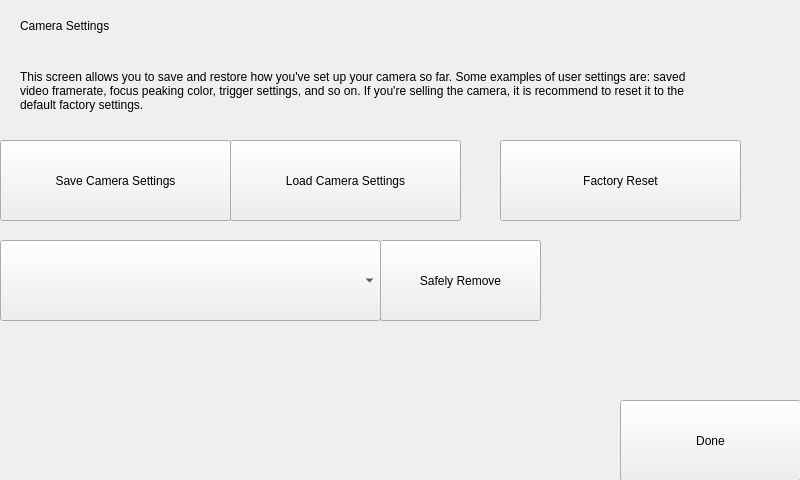
<?xml version="1.0" encoding="UTF-8"?>
<ui version="4.0">
 <class>Form</class>
 <widget class="QWidget" name="Form">
  <property name="geometry">
   <rect>
    <x>0</x>
    <y>0</y>
    <width>800</width>
    <height>480</height>
   </rect>
  </property>
  <property name="windowTitle">
   <string notr="true">User Settings</string>
  </property>
  <widget class="Backdrop" name="backdrop">
   <property name="geometry">
    <rect>
     <x>0</x>
     <y>0</y>
     <width>801</width>
     <height>481</height>
    </rect>
   </property>
  </widget>
  <widget class="HeaderLabel" name="headerlabel">
   <property name="geometry">
    <rect>
     <x>20</x>
     <y>10</y>
     <width>241</width>
     <height>31</height>
    </rect>
   </property>
   <property name="text">
    <string>Camera Settings</string>
   </property>
  </widget>
  <widget class="Label" name="label">
   <property name="geometry">
    <rect>
     <x>20</x>
     <y>50</y>
     <width>671</width>
     <height>81</height>
    </rect>
   </property>
   <property name="text">
    <string>This screen allows you to save and restore how you've set up your camera so far. Some examples of user settings are: saved video framerate, focus peaking color, trigger settings, and so on. If you're selling the camera, it is recommend to reset it to the default factory settings.</string>
   </property>
   <property name="wordWrap">
    <bool>true</bool>
   </property>
  </widget>
  <widget class="Button" name="uiSaveSettings">
   <property name="geometry">
    <rect>
     <x>0</x>
     <y>140</y>
     <width>231</width>
     <height>81</height>
    </rect>
   </property>
   <property name="text">
    <string>Save Camera Settings</string>
   </property>
   <property name="clickMarginRight" stdset="0">
    <enum>Button::half</enum>
   </property>
  </widget>
  <widget class="Button" name="uiLoadSettings">
   <property name="geometry">
    <rect>
     <x>230</x>
     <y>140</y>
     <width>231</width>
     <height>81</height>
    </rect>
   </property>
   <property name="text">
    <string>Load Camera Settings</string>
   </property>
   <property name="clickMarginLeft" stdset="0">
    <enum>Button::half</enum>
   </property>
  </widget>
  <widget class="Button" name="uiFactoryReset">
   <property name="geometry">
    <rect>
     <x>500</x>
     <y>140</y>
     <width>241</width>
     <height>81</height>
    </rect>
   </property>
   <property name="text">
    <string>Factory Reset</string>
   </property>
  </widget>
  <widget class="Button" name="button_4">
   <property name="geometry">
    <rect>
     <x>380</x>
     <y>240</y>
     <width>161</width>
     <height>81</height>
    </rect>
   </property>
   <property name="text">
    <string>Safely Remove</string>
   </property>
   <property name="clickMarginLeft" stdset="0">
    <enum>Button::none</enum>
   </property>
  </widget>
  <widget class="Button" name="uiDone">
   <property name="geometry">
    <rect>
     <x>620</x>
     <y>400</y>
     <width>181</width>
     <height>81</height>
    </rect>
   </property>
   <property name="text">
    <string>Done</string>
   </property>
  </widget>
  <widget class="FeedbackLabel" name="uiLoadCalDataError">
   <property name="geometry">
    <rect>
     <x>240</x>
     <y>200</y>
     <width>551</width>
     <height>41</height>
    </rect>
   </property>
   <property name="alignment">
    <set>Qt::AlignLeading|Qt::AlignLeft|Qt::AlignTop</set>
   </property>
  </widget>
  <widget class="FeedbackLabel" name="uiSaveCalDataError">
   <property name="geometry">
    <rect>
     <x>20</x>
     <y>200</y>
     <width>771</width>
     <height>41</height>
    </rect>
   </property>
   <property name="alignment">
    <set>Qt::AlignLeading|Qt::AlignLeft|Qt::AlignTop</set>
   </property>
  </widget>
  <widget class="Subheader" name="subheader">
   <property name="geometry">
    <rect>
     <x>20</x>
     <y>240</y>
     <width>681</width>
     <height>21</height>
    </rect>
   </property>
   <property name="text">
    <string>Save Location</string>
   </property>
  </widget>
  <widget class="StorageMediaSelect" name="uiMediaSelect">
   <property name="geometry">
    <rect>
     <x>0</x>
     <y>240</y>
     <width>381</width>
     <height>81</height>
    </rect>
   </property>
  </widget>
  <widget class="FeedbackLabel" name="uiFactoryResetError">
   <property name="geometry">
    <rect>
     <x>520</x>
     <y>200</y>
     <width>271</width>
     <height>41</height>
    </rect>
   </property>
   <property name="alignment">
    <set>Qt::AlignLeading|Qt::AlignLeft|Qt::AlignTop</set>
   </property>
  </widget>
  <zorder>backdrop</zorder>
  <zorder>headerlabel</zorder>
  <zorder>label</zorder>
  <zorder>uiSaveSettings</zorder>
  <zorder>uiLoadSettings</zorder>
  <zorder>uiFactoryReset</zorder>
  <zorder>button_4</zorder>
  <zorder>uiDone</zorder>
  <zorder>uiSaveCalDataError</zorder>
  <zorder>subheader</zorder>
  <zorder>uiLoadCalDataError</zorder>
  <zorder>uiMediaSelect</zorder>
  <zorder>uiFactoryResetError</zorder>
 </widget>
 <customwidgets>
  <customwidget>
   <class>Backdrop</class>
   <extends>QLabel</extends>
   <header>backdrop</header>
  </customwidget>
  <customwidget>
   <class>Button</class>
   <extends>QPushButton</extends>
   <header>button</header>
  </customwidget>
  <customwidget>
   <class>ComboBox</class>
   <extends>QComboBox</extends>
   <header>combo_box</header>
  </customwidget>
  <customwidget>
   <class>FeedbackLabel</class>
   <extends>QLabel</extends>
   <header>feedback_label</header>
  </customwidget>
  <customwidget>
   <class>HeaderLabel</class>
   <extends>QLabel</extends>
   <header>header_label</header>
  </customwidget>
  <customwidget>
   <class>Label</class>
   <extends>QLabel</extends>
   <header>label</header>
  </customwidget>
  <customwidget>
   <class>StorageMediaSelect</class>
   <extends>ComboBox</extends>
   <header>storage_media_select</header>
  </customwidget>
  <customwidget>
   <class>Subheader</class>
   <extends>QLabel</extends>
   <header>subheader</header>
  </customwidget>
 </customwidgets>
 <resources/>
 <connections/>
</ui>
